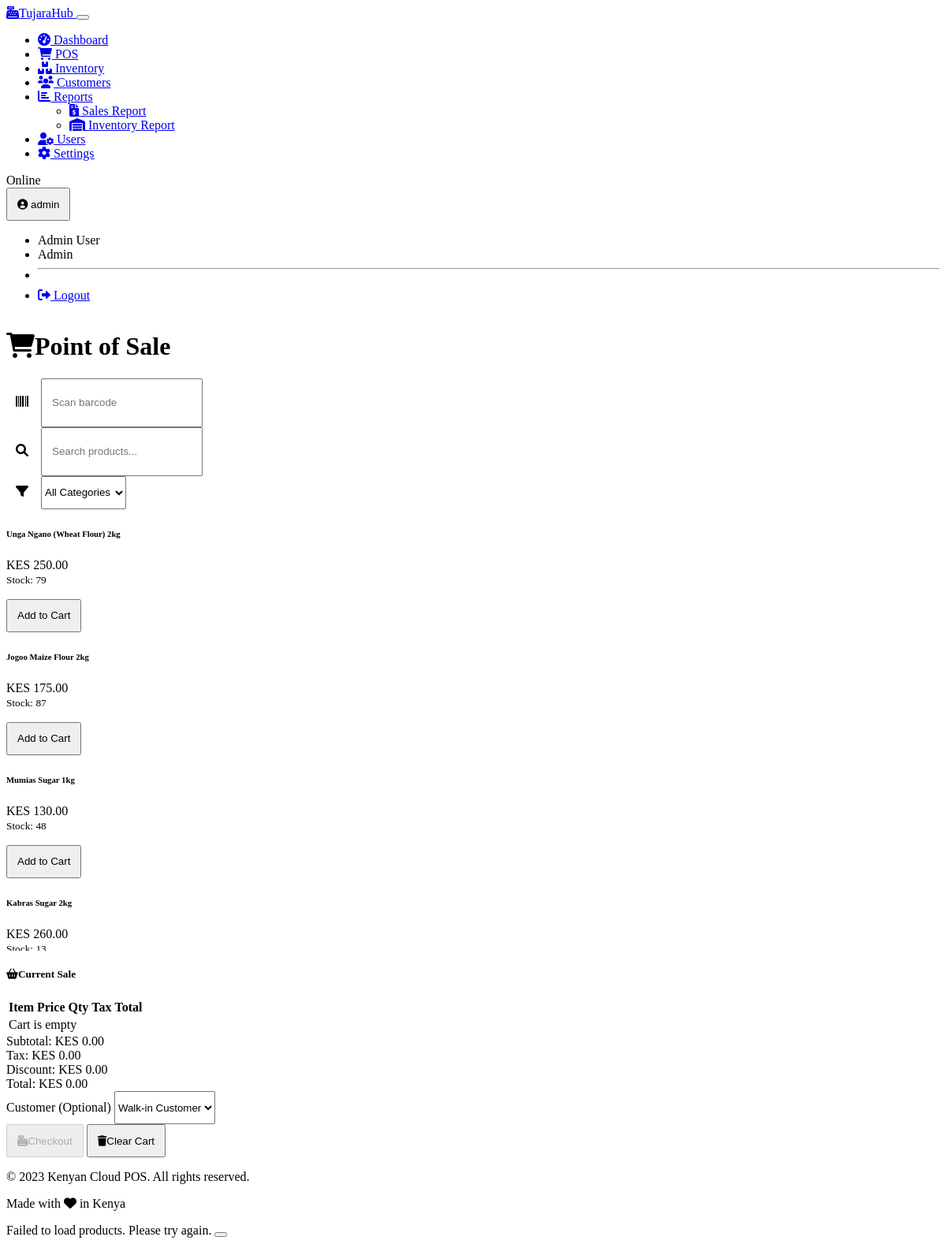
The app's page /pos (signed in), older data.
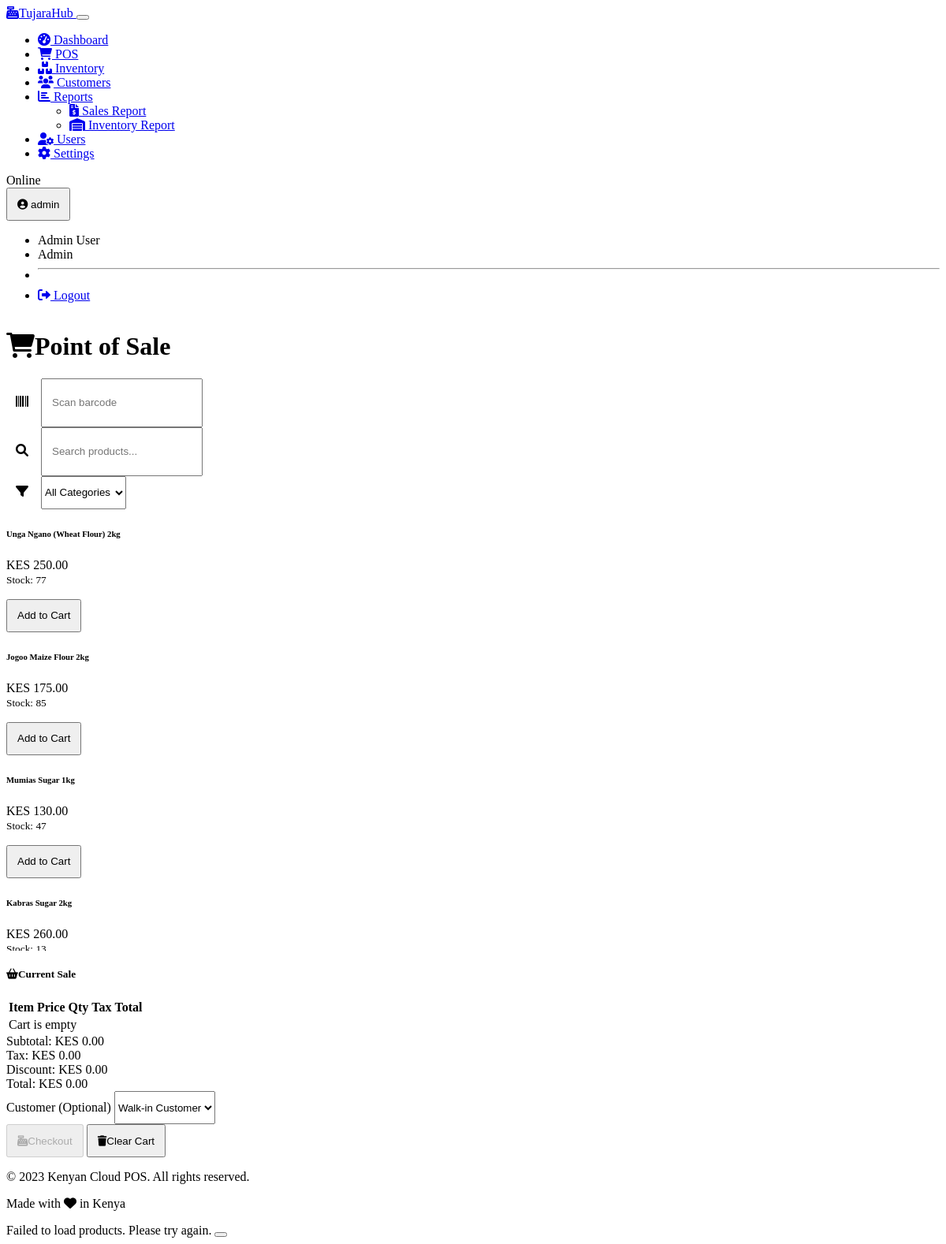
The same page, newer data.
### models.py (models this page shows, shortened)
class Product(db.Model):
    id = db.Column(db.Integer, primary_key=True)
    name = db.Column(db.String(100), nullable=False)
    description = db.Column(db.Text)
    sku = db.Column(db.String(50), unique=True)
    barcode = db.Column(db.String(50), unique=True)
    selling_price = db.Column(db.Float, nullable=False)
    cost_price = db.Column(db.Float, nullable=False)
    tax_rate = db.Column(db.Float, default=0.0)  # VAT rate in percentage
    is_active = db.Column(db.Boolean, default=True)
    created_at = db.Column(db.DateTime, default=datetime.utcnow)
    updated_at = db.Column(db.DateTime, default=datetime.utcnow, onupdate=datetime.utcnow)
    category_id = db.Column(db.Integer, db.ForeignKey('category.id'))
    supplier_id = db.Column(db.Integer, db.ForeignKey('supplier.id'))
    inventory = db.relationship('Inventory', backref='product', lazy=True)
    sale_items = db.relationship('SaleItem', backref='product', lazy=True)

class Inventory(db.Model):
    id = db.Column(db.Integer, primary_key=True)
    quantity = db.Column(db.Integer, default=0)
    reorder_level = db.Column(db.Integer, default=5)
    last_restock_date = db.Column(db.DateTime)
    updated_at = db.Column(db.DateTime, default=datetime.utcnow, onupdate=datetime.utcnow)
    product_id = db.Column(db.Integer, db.ForeignKey('product.id'), nullable=False)
    store_id = db.Column(db.Integer, db.ForeignKey('store.id'), nullable=False)
    __table_args__ = (db.UniqueConstraint('product_id', 'store_id', name='_product_store_uc'),)

### routes.py (the view)
    @app.route('/pos')
    @login_required
    def pos():
        store_id = session.get('store_id')
        products = (
            db.session.query(Product, Inventory)
            .join(Inventory, Product.id == Inventory.product_id)
            .filter(Inventory.store_id == store_id, Product.is_active == True)
            .all()
        )
        categories = Category.query.all()
        customers = Customer.query.all()
        return render_template(
            'pos/index.html',
            products=products,
            categories=categories,
            customers=customers
        )

### auth.py (called while the page is built)
def login_required(view):
    @wraps(view)
    def wrapped_view(**kwargs):
        if not session.get('user_id'):
            return redirect(url_for('login'))
        return view(**kwargs)
    return wrapped_view

def load_logged_in_user():
    user_id = session.get('user_id')
    if user_id is None:
        g.user = None
    else:
        try:
            g.user = User.query.get(user_id)
        except Exception:
            g.user = None

### models.py (called while the page is built)
    @property
    def full_name(self):
        return f"{self.first_name} {self.last_name}"

### templates/pos/index.html (shortened to what the changed rows need)
{% extends 'base.html' %}
{% block content %}
<div class="container-fluid">
    <div class="row mb-3">
        <div class="col-md-8">
            <h1 class="mb-0"><i class="fas fa-shopping-cart me-2"></i>Point of Sale</h1>
        </div>
    </div>
    <div class="row">
        <div class="col-lg-8">
            <div class="card">
                <div class="card-body p-3 pos-product-grid">
                    <div class="row row-cols-2 row-cols-md-3 row-cols-lg-4 g-3" id="product-results">
                        {% if products %}
                            {% for product, inventory in products %}
                            <div class="col">
                                <div class="card h-100 product-card">
                                    <div class="card-body">
                                        <h6 class="card-title">{{ product.name }}</h6>
                                        <p class="card-text">
                                            KES {{ "{:,.2f}".format(product.selling_price) }}<br>
                                            <small class="{% if inventory.quantity <= 0 %}text-danger{% elif inventory.quantity <= inventory.reorder_level %}text-warning{% else %}text-success{% endif %}">
                                                Stock: {{ inventory.quantity }}
                                            </small>
                                        </p>
                                    </div>
                                    <div class="card-footer bg-transparent border-top-0">
                                        <button class="btn btn-sm btn-primary add-to-cart"
                                                data-id="{{ product.id }}"
                                                {% if inventory.quantity <= 0 %}disabled{% endif %}>
                                            {% if inventory.quantity > 0 %}Add to Cart{% else %}Out of Stock{% endif %}
                                        </button>
                                    </div>
                                </div>
                            </div>
                            {% endfor %}
                        {% else %}
                            <div class="col-12 text-center py-5">
                                <p>No products available</p>
                            </div>
                        {% endif %}
                    </div>
                </div>
            </div>
        </div>
        <div class="col-lg-4">
            <div class="card sticky-top" style="top: 20px;">
                <div class="card-body p-0">
                    <div class="pos-cart">
                        <table class="table table-sm mb-0">
                            <thead>
                                <tr>
                                    <th>Item</th>
                                    <th>Price</th>
                                    <th>Qty</th>
                                    <th>Tax</th>
                                    <th>Total</th>
                                    <th></th>
                                </tr>
                            </thead>
                        </table>
                    </div>
                </div>
            </div>
        </div>
    </div>
</div>
{% endblock %}

Row changes from the older to the newer data that the page shows:
changed through a linked row, Product "Unga Ngano (Wheat Flour) 2kg": quantity "79" → "77"
changed through a linked row, Product "Jogoo Maize Flour 2kg": quantity "87" → "85"
changed through a linked row, Product "Mumias Sugar 1kg": quantity "48" → "47"
